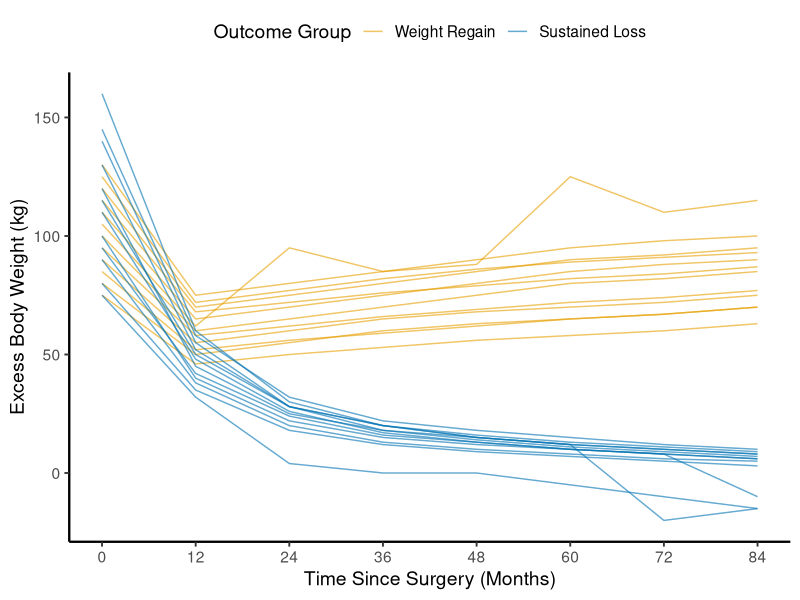

This chart was generated by the following R code:
library(ggplot2)
library(svglite)

df = read.csv("data.csv", stringsAsFactors = FALSE)
df$group = factor(df$group, levels = c("Weight Regain", "Sustained Loss"))

group_colors = c("Weight Regain" = "#E69F00", "Sustained Loss" = "#0072B2")

p = ggplot(df, aes(x = time, y = ebw, group = subject_id, color = group)) +
  geom_line(linewidth = 0.5, alpha = 0.6) +
  scale_color_manual(values = group_colors, name = "Outcome Group") +
  scale_x_continuous(breaks = c(0, 12, 24, 36, 48, 60, 72, 84),
                     labels = c("0", "12", "24", "36", "48", "60", "72", "84")) +
  scale_y_continuous(breaks = c(0, 50, 100, 150)) +
  labs(
    x = "Time Since Surgery (Months)",
    y = "Excess Body Weight (kg)"
  ) +
  theme_classic(base_size = 14) +
  theme(
    legend.position = "top",
    axis.line = element_line(linewidth = 0.8)
  )

ggsave("figs3.svg", p, width = 5, height = 4)
